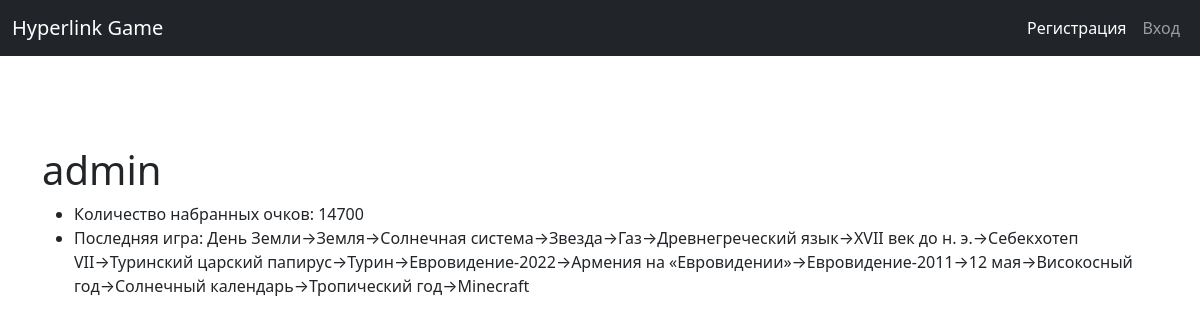
The page /profile/2 on the database its author committed.
### tables this page shows
CREATE TABLE users (
id integer PRIMARY KEY AUTOINCREMENT,
name text NOT NULL,
email text NOT NULL,
psw text NOT NULL,
last_game text NOT NULL,
pts integer NOT NULL,
time integer NOT NULL
);

### main.py (the view)
@app.route("/profile/<id>")
def profile(id):
    try:
        user = dbase.getUser(id)
        userdata = [user['name'], user['pts'], user['last_game']]
        return render_template('profile.html', menu=get_menu(session)['menu'], userdata=userdata)
    except TypeError:
        abort(404)

### FDataBase.py (called while the page is built)
    def getUser(self, user_id):
        try:
            self.__cur.execute(f"SELECT * FROM users WHERE id = {user_id} LIMIT 1")
            res = self.__cur.fetchone()
            if not res:
                print("Пользователь не найден")
                return False
            return res
        except sqlite3.Error as e:
            print("Ошибка получения данных из БД " + str(e))
        return False

### main.py (called while the page is built)
def connect_db():
    conn = sqlite3.connect(app.config['DATABASE'])
    conn.row_factory = sqlite3.Row
    return conn

def get_db():
    if not hasattr(g, 'link_db'):
        g.link_db = connect_db()
    return g.link_db

def get_menu(session):
    if 'userLogged' in session:
        menu = {
            "menu": [
                {
                    "title": "Выйти",
                    "link": "/logout",
                },
                {
                    "title": session['userLogged'],
                    "link": "/profile",
                }
            ]
        }
    else:
        menu = {
            "menu": [
                {
                    "title": "Регистрация",
                    "link": "/registration",
                    "type": "active"
                },
                {
                    "title": "Вход",
                    "link": "/login"
                },
            ]
        }
    return menu

@app.before_request
def before_request():
    global dbase
    db = get_db()
    dbase = FDataBase(db)

### templates/profile.html (shortened to what this page needs)
{% extends 'base.html' %}
{% block style %}
<link rel="stylesheet" href="{{ url_for('static', filename='css/main.css') }}">
{% endblock %}
{% block body %}
<main class="flex-shrink-0">
    <div class="container mt-5">
        <h1>{{userdata[0]}}</h1>
        <ul>
        <li>Количество набранных очков: {{userdata[1]}}</li>
        <li>Последняя игра: {{userdata[2]}}</li>
        </ul>
    </div>
</main>
{% endblock %}

### static/css/main.css (style rules this page uses)
body { min-height: 100vh; margin: 0; display: grid; grid-template-rows: auto 1fr auto; padding-top: 3rem; }

### rows shown on the page
users: name "admin", pts "14700", last_game "День Земли→Земля→Солнечная система→Звезда→Газ→Древнегреческий язык→XVII век до н. э.→Себекхотеп VII→Туринский царский папирус→Турин→Евровидение-2022→Армения на «Евровидении»→Евровидение-2011→12 мая→Високосный год→Солнечный календарь→Тропический год→Minecraft"

### other values the page prints
{{ item["title"] }} "Регистрация" "Вход"
